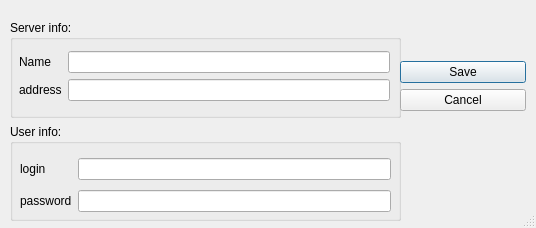
<?xml version="1.0" encoding="UTF-8"?>
<ui version="4.0">
 <class>addserver</class>
 <widget class="QDialog" name="addserver">
  <property name="geometry">
   <rect>
    <x>0</x>
    <y>0</y>
    <width>536</width>
    <height>228</height>
   </rect>
  </property>
  <property name="sizePolicy">
   <sizepolicy hsizetype="Fixed" vsizetype="Fixed">
    <horstretch>0</horstretch>
    <verstretch>0</verstretch>
   </sizepolicy>
  </property>
  <property name="windowTitle">
   <string>add server</string>
  </property>
  <property name="sizeGripEnabled">
   <bool>true</bool>
  </property>
  <widget class="QWidget" name="">
   <property name="geometry">
    <rect>
     <x>10</x>
     <y>20</y>
     <width>391</width>
     <height>201</height>
    </rect>
   </property>
   <layout class="QVBoxLayout" name="verticalLayout_2">
    <item>
     <widget class="QGroupBox" name="groupBox">
      <property name="title">
       <string>Server info:</string>
      </property>
      <widget class="QWidget" name="layoutWidget_4">
       <property name="geometry">
        <rect>
         <x>9</x>
         <y>31</y>
         <width>371</width>
         <height>62</height>
        </rect>
       </property>
       <layout class="QFormLayout" name="formLayout">
        <item row="0" column="0">
         <widget class="QLabel" name="label">
          <property name="text">
           <string>Name</string>
          </property>
          <property name="buddy">
           <cstring>lName</cstring>
          </property>
         </widget>
        </item>
        <item row="0" column="1">
         <widget class="QLineEdit" name="lName"/>
        </item>
        <item row="1" column="0">
         <widget class="QLabel" name="label_2">
          <property name="text">
           <string>address</string>
          </property>
          <property name="buddy">
           <cstring>lAddr</cstring>
          </property>
         </widget>
        </item>
        <item row="1" column="1">
         <widget class="QLineEdit" name="lAddr"/>
        </item>
       </layout>
      </widget>
     </widget>
    </item>
    <item>
     <widget class="QGroupBox" name="groupBox_2">
      <property name="title">
       <string>User info:</string>
      </property>
      <widget class="QWidget" name="layoutWidget_3">
       <property name="geometry">
        <rect>
         <x>10</x>
         <y>30</y>
         <width>371</width>
         <height>62</height>
        </rect>
       </property>
       <layout class="QGridLayout" name="gridLayout">
        <item row="0" column="0">
         <widget class="QLabel" name="label_3">
          <property name="text">
           <string>login</string>
          </property>
          <property name="buddy">
           <cstring>lLog</cstring>
          </property>
         </widget>
        </item>
        <item row="0" column="1">
         <widget class="QLineEdit" name="lLog"/>
        </item>
        <item row="1" column="0">
         <widget class="QLabel" name="label_4">
          <property name="text">
           <string>password</string>
          </property>
          <property name="buddy">
           <cstring>lPass</cstring>
          </property>
         </widget>
        </item>
        <item row="1" column="1">
         <widget class="QLineEdit" name="lPass"/>
        </item>
       </layout>
      </widget>
     </widget>
    </item>
   </layout>
  </widget>
  <widget class="QWidget" name="">
   <property name="geometry">
    <rect>
     <x>400</x>
     <y>0</y>
     <width>126</width>
     <height>111</height>
    </rect>
   </property>
   <layout class="QVBoxLayout" name="verticalLayout">
    <item>
     <spacer name="verticalSpacer_2">
      <property name="orientation">
       <enum>Qt::Vertical</enum>
      </property>
      <property name="sizeHint" stdset="0">
       <size>
        <width>20</width>
        <height>18</height>
       </size>
      </property>
     </spacer>
    </item>
    <item>
     <widget class="QPushButton" name="Save">
      <property name="text">
       <string>Save</string>
      </property>
     </widget>
    </item>
    <item>
     <widget class="QPushButton" name="Cancel">
      <property name="text">
       <string>Cancel</string>
      </property>
     </widget>
    </item>
   </layout>
  </widget>
 </widget>
 <resources/>
 <connections/>
</ui>
